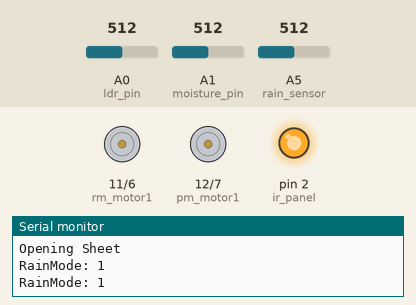
Recording of a sketch running on a simulated Arduino Uno, built with avr-gcc and run on an emulated ATmega328P. Shown: motor-driver pin pairs drawn as motors (green arrow = first pin HIGH = forward, orange = second pin HIGH = backward, longer = more drive), output pins drawn as LEDs (lit = HIGH), the last lines printed to the serial monitor. Inputs (shaded band) come from the test bench; at power-on: A5 (rain_sensor) = 512, A0 (ldr_pin) = 512, A1 (moisture_pin) = 512.

Above: at 6.3 s.
6.4 s: A5 (rain_sensor) set to 0
At 7.6 s:
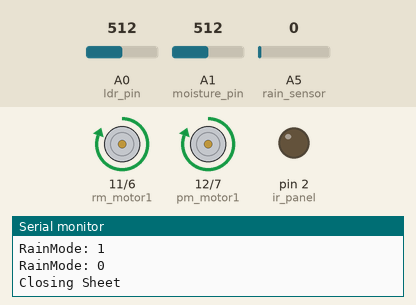
At 12.6 s:
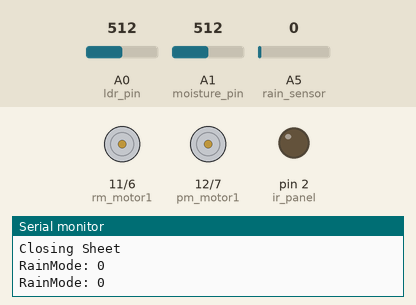
Timing chart, 0 to 14.1 s (numbered marks = the images above; inputs shaded):
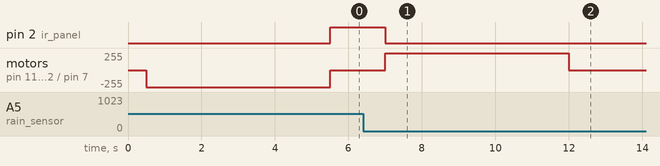

The sketch:

circuit_code.ino
```cpp
int rm_motor1 = 11;
int rm_motor2 = 6;
int pm_motor1 = 12;
int pm_motor2 = 7;

int ir_panel = 2;

int ldr_pin = A0;
int moisture_pin = A1;
int rain_sensor = A5;

int read_ldr;
int read_moisture;
int rain_reading;

int ldr_threshold;
int moisture_threshold;

boolean rainMode;
boolean plasticAtTop = false;

void setup() {
  Serial.begin(9600);
  pinMode(ldr_pin, INPUT);
  pinMode(moisture_pin, INPUT);
  pinMode(rain_sensor, INPUT);

  pinMode(ir_panel, OUTPUT);

  //Motors
  pinMode(rm_motor1, OUTPUT);
  pinMode(rm_motor2, OUTPUT);
  pinMode(pm_motor1, OUTPUT);
  pinMode(pm_motor2, OUTPUT);

}

void loop() {
  ldr_threshold = 500;
  moisture_threshold = 650;


  read_ldr = analogRead(ldr_pin);
  read_moisture = analogRead(moisture_pin);
  rain_reading = analogRead(rain_sensor);

  if (read_ldr < ldr_threshold) {
    if (read_moisture > moisture_threshold) {
      rainMode = true;
    } else {
      rainMode = false;
    }
  } else {
    rainMode = false;
  }

  if(rain_reading > 0){
    rainMode = true;
  }

  Serial.print("RainMode: ");
  Serial.println(rainMode);
  delay(500);

  // Opening Plastic Sheet
  if (rainMode && !plasticAtTop) {
    Serial.println("Opening Sheet");

    // turning on both motors
    digitalWrite(rm_motor1, LOW);
    digitalWrite(rm_motor2, HIGH);

    digitalWrite(pm_motor1, LOW);
    digitalWrite(pm_motor2, HIGH);

    delay(5000);

    // turning off both motors
    digitalWrite(rm_motor1, LOW);
    digitalWrite(rm_motor2, LOW);

    digitalWrite(pm_motor1, LOW);
    digitalWrite(pm_motor2, LOW);

    // turning on IR Panel
    digitalWrite(ir_panel, HIGH);

    plasticAtTop = true;
  }

  // Closing Sheet
  if (!rainMode && plasticAtTop) {
    Serial.println("Closing Sheet");

    // turning off IR Panel
    digitalWrite(ir_panel, LOW);

    // turning on both motors
    digitalWrite(rm_motor1, HIGH);
    digitalWrite(rm_motor2, LOW);

    digitalWrite(pm_motor1, HIGH);
    digitalWrite(pm_motor2, LOW);

    delay(5000);

    // turning off both motors
    digitalWrite(rm_motor1, LOW);
    digitalWrite(rm_motor2, LOW);

    digitalWrite(pm_motor1, LOW);
    digitalWrite(pm_motor2, LOW);
    plasticAtTop = false;
  }
}
```

Measured:
- after the input at 6.4 s, pin 2 (ir_panel): HIGH → LOW after 0.60 s; motor on pin 11 (rm_motor1) / pin 6 (rm_motor2), motor on pin 12 (pm_motor1) / pin 7 (pm_motor2): stopped → forward 255/255 after 0.60 s, → stopped 5.0 s later
